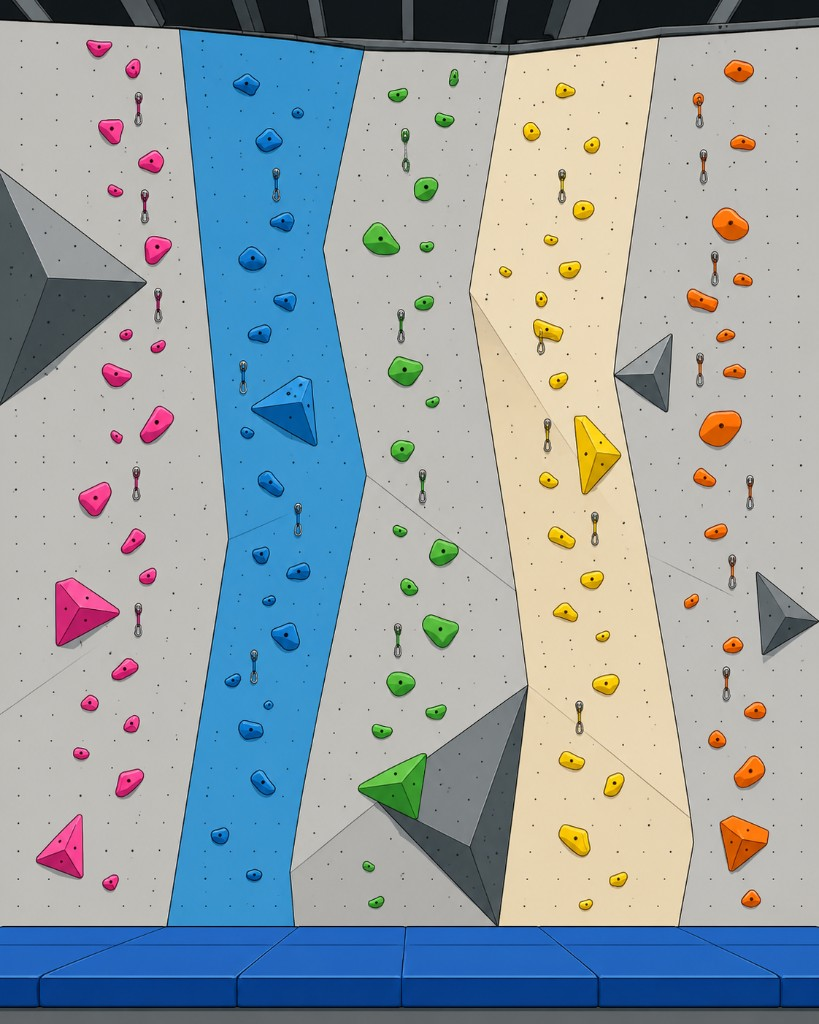
#> input picture backend/tests/fixtures/wall_routes.png, 819 x 1024 px
$ python -i vision_route.py   (imports and definitions only)
#> lines starting #> are read from the running program, lines starting #| are printed output that depends on the picture; after the words box and inside, x2 and y2 are one past the last pixel; in counts of white or black regions, pixels touching at a corner belong together
#> further down, picture is the input picture: shape (1024, 819, 3); mean B, G, R 166.8, 161.7, 149.8
"""Photo of a climb → continuous hold positions (normalized x/y + size).

Prefer classical color segmentation for accuracy on gym photos / illustrations.
OpenAI vision is an optional fallback when CV finds nothing and a key is set.
"""

from __future__ import annotations

import base64
import json
import re
from typing import Any

import cv2
import numpy as np
from openai import OpenAI

from app.config import get_settings

# HSV ranges tuned for the illustrated multi-route wall and typical tape colors.
# OpenCV H is 0–179.
COLOR_HSV: dict[str, list[tuple[tuple[int, int, int], tuple[int, int, int]]]] = {
    "pink": [((140, 60, 80), (175, 255, 255)), ((0, 60, 80), (8, 255, 255))],
    "magenta": [((140, 60, 80), (175, 255, 255))],
    "red": [((0, 90, 80), (8, 255, 255)), ((170, 90, 80), (179, 255, 255))],
    "orange": [((8, 90, 90), (22, 255, 255))],
    "yellow": [((22, 80, 90), (38, 255, 255))],
    "green": [((38, 60, 60), (90, 255, 255))],
    "teal": [((85, 60, 60), (100, 255, 255))],
    "blue": [((95, 70, 50), (130, 255, 255))],
    "purple": [((125, 50, 50), (150, 255, 255))],
}

DISPLAY_HEX = {
    "pink": "#e85a9b",
    "magenta": "#d946a6",
    "red": "#e24b4b",
    "orange": "#f07a2a",
    "yellow": "#e8c84a",
    "green": "#3dba6e",
    "teal": "#14b8a6",
    "blue": "#3b82f6",
    "purple": "#9b6bff",
}


# [34 lines left out: functions _client, _normalize_color_key, _decode_image, not called in this run]


def _mask_for_color(hsv: np.ndarray, color_key: str) -> np.ndarray:
    ranges = COLOR_HSV.get(color_key)
    if not ranges:
        return np.zeros(hsv.shape[:2], dtype=np.uint8)
    mask = np.zeros(hsv.shape[:2], dtype=np.uint8)
    for lo, hi in ranges:
        mask = cv2.bitwise_or(mask, cv2.inRange(hsv, np.array(lo), np.array(hi)))
    return mask


# [75 lines left out: function _detect_holds_cv, not called in this run]


def _guess_dominant_route_color(img_bgr: np.ndarray) -> str:
    hsv = cv2.cvtColor(img_bgr, cv2.COLOR_BGR2HSV)
#> hsv: shape (1024, 819, 3); mean H, S, V 52.6, 69.6, 183.2
    best_key = "blue"
    best_count = 0
    for key in ("pink", "orange", "yellow", "green", "blue", "purple", "red"):
        mask = _mask_for_color(hsv, key)
        if key == "blue":
            v = hsv[:, :, 2]
            mask = cv2.bitwise_and(mask, (v < 200).astype(np.uint8) * 255)
        count = int(cv2.countNonZero(mask))
        if count > best_count:
            best_count = count
            best_key = key
#> this loop made 7 passes
#> (count, best_count) on passes 1, 5: (12136, 12136), (79621, 79621)
#> count on passes 2, 3, 4, 6, 7: 11557, 7629, 9325, 0, 383
#> pass 1, in _guess_dominant_route_color, `mask = _mask_for_color(hsv, key)`:
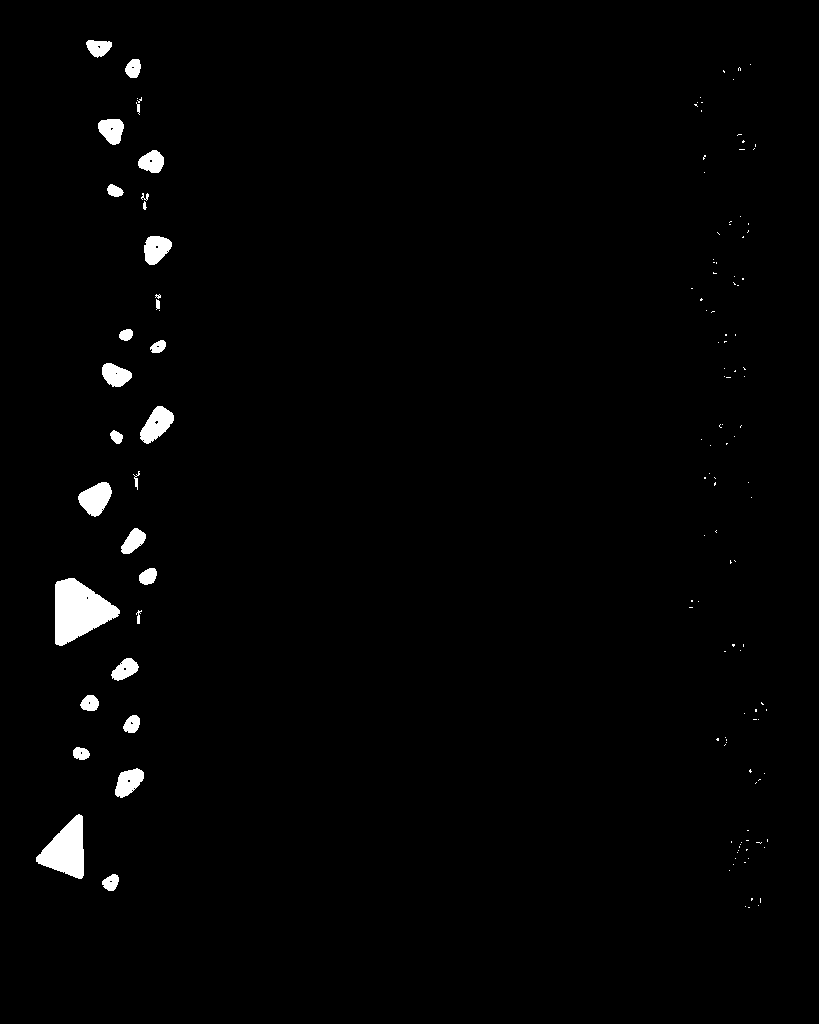
#> mask: shape (1024, 819); 1.4% white; 138 white regions (110 under 20 px), largest, box (x1, y1, x2, y2) and area: (55, 578, 120, 646) 2752, (36, 814, 84, 879) 1831, (78, 482, 112, 517) 768
#> pass 2, in _guess_dominant_route_color, `mask = _mask_for_color(hsv, key)`:
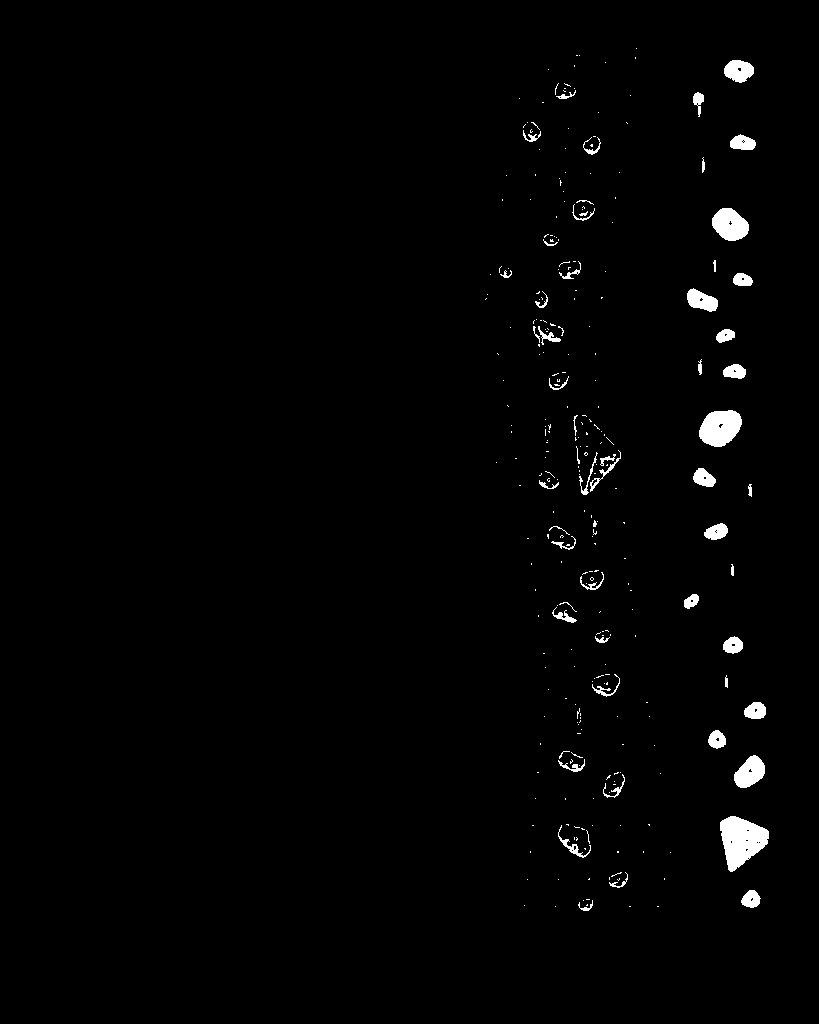
#> mask: shape (1024, 819); 1.4% white; 291 white regions (236 under 20 px), largest, box (x1, y1, x2, y2) and area: (720, 816, 769, 872) 1738, (699, 410, 742, 447) 1184, (712, 208, 749, 241) 884
#> pass 3, in _guess_dominant_route_color, `mask = _mask_for_color(hsv, key)`:
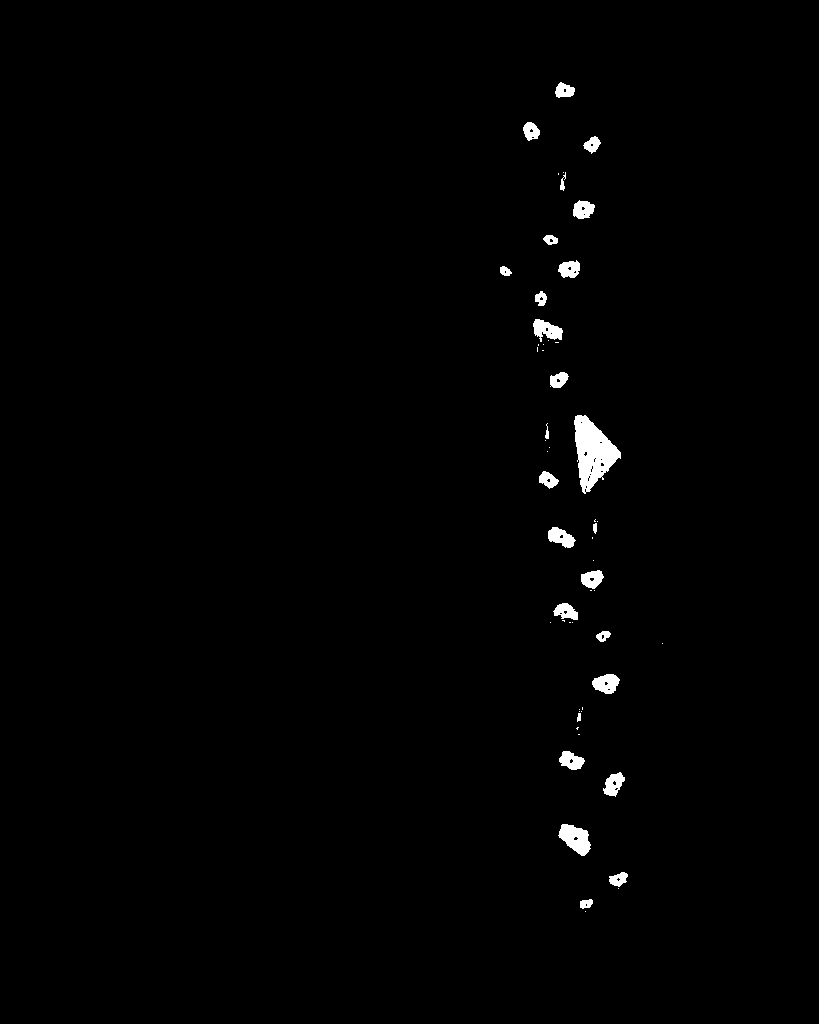
#> mask: shape (1024, 819); 0.91% white; 56 white regions (30 under 20 px), largest, box (x1, y1, x2, y2) and area: (574, 415, 621, 494) 2056, (558, 824, 591, 856) 648, (533, 319, 563, 342) 413
#> after the loop:
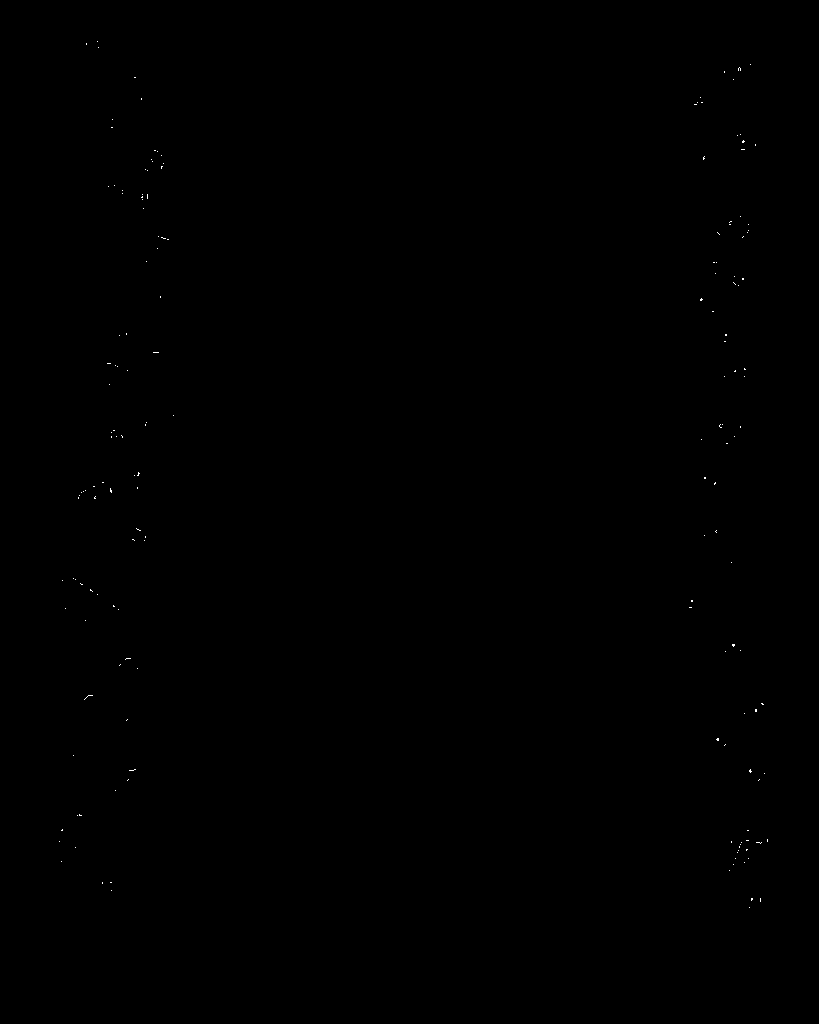
#> mask: shape (1024, 819); 0.05% white in thin lines or dots, all inside (x1, y1, x2, y2) = (59, 41, 768, 908)
#> after the loop, best_count = 79621; best_key = 'blue'
    return best_key


# [242 lines left out: functions _legacy_grid_from_spatial, _openai_spatial_extract, extract_all_routes_from_image, extract_route_from_image, not called in this run]

>>> import cv2
>>> picture = cv2.imread('../../tests/fixtures/wall_routes.png')
>>> result = _guess_dominant_route_color(picture)
#> result = 'blue'
